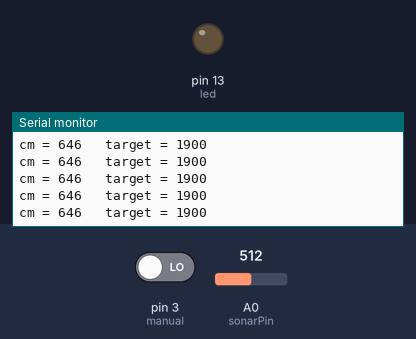
Recording of a sketch running on a simulated Arduino Uno, built with avr-gcc and run on an emulated ATmega328P. Parts: output pins drawn as LEDs (lit = HIGH), the last lines printed to the serial monitor. The inputs (shaded band) are chosen by the test bench; at power-on: A0 (sonarPin) = 512, pin 3 (manual) LOW.

Above: at 1.2 s.
1.3 s: A0 (sonarPin) set to 484
At 2.2 s:
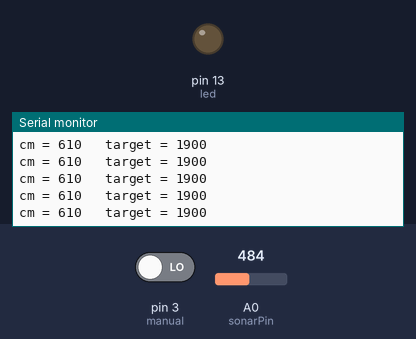
4.3 s: A0 (sonarPin) set to 455
At 5.4 s:
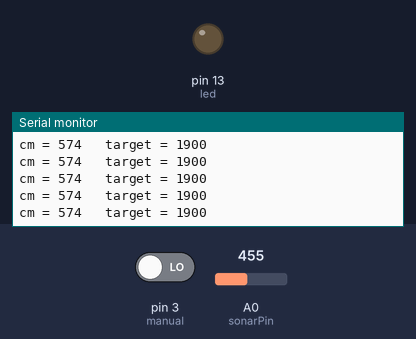
5.8 s: A0 (sonarPin) set to 423
At 6.9 s:
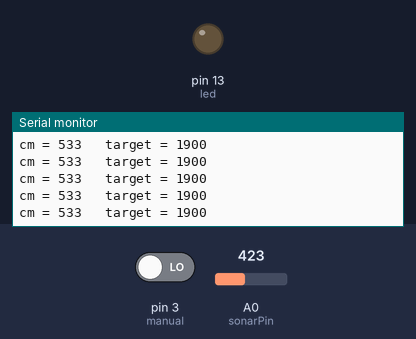
8.8 s: A0 (sonarPin) set to 408
At 9.5 s:
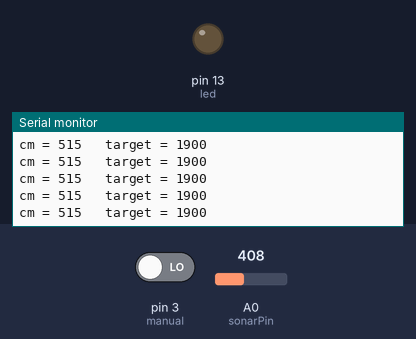
10.3 s: A0 (sonarPin) set to 379
At 11.2 s:
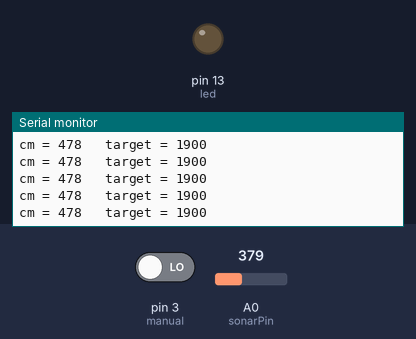
13.3 s: A0 (sonarPin) set to 354
At 14.4 s:
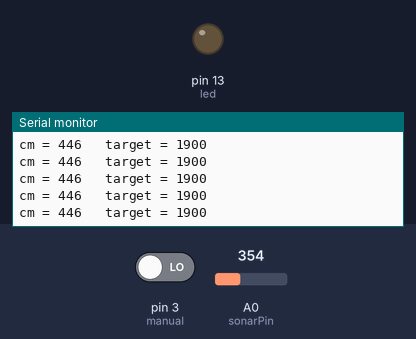
Timing chart, 0 to 15.8 s (numbered marks = the images above; inputs shaded):
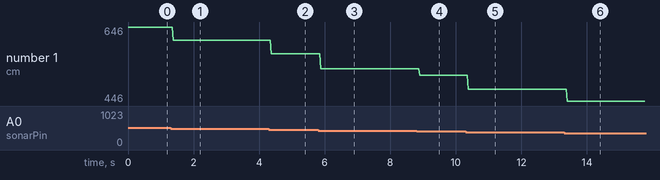

The sketch:

delta.ino
```cpp
///////////////////////////////////////////////////////////
//                                                       //
//  WARNING: this machine has the manual switch broken   //
//                                                       //
///////////////////////////////////////////////////////////

/*
    Actor - Reactor

    amereida
    phalène
    latin
    america

    documenta14 ~ 2017

*/


#include <AccelStepper.h>

/////////////////////// MEASUREMENTS TO ADJUST ////////////////////

int minDist = 100;      // (cm) minimum sensitivity
int maxDist = 420;      // (cm) max sensitivity - sensor max is 640
int minSteps = 0;       // minimal run
int maxSteps = 1900;    // **ADJUST** stepper maximum range (1mt = 5092)
int variation = 50;     // minimal distance variation for activating the motor
int waitingTime = 1500; // loop count for returning to zero

// inverted = less distance to sensor, more pull of the cable
boolean inverted = true;

////////////////////////// CALCULATIONS /////////////////////////////////

int securitySteps = 100;                  // minimum security steps
int minSecuritySteps = securitySteps;
int maxSecuritySteps = maxSteps - securitySteps;
int target  = 0;                          // current target
int ptarget = 0;                          // previous target
boolean flag;                             // manual flag
int count;                                // counter

////////////////////////// STEPPER MOTOR ////////////////////////////////

AccelStepper stepper(2, 9, 8);   // LIB ACCEL

/////////////////// DINSTANCE ///////////////////////////////////////////

float Inch        = 0.00;
int   cm          = 0;
int   pcm         = cm; // previous reading in centimetres
int   cmPrev      = 0;
int   sonarPin    = A0;
int   sensorValue;

////////////////// BUTTONS //////////////////////////////////////////////

int cw          = 11;   // pin boton para accionar en sentido cw
int ccw         = 12;   // pin boton para accionar en sentido ccw
int manual      = 3;    // pin boton manual
int led         = 13;   // led de modo manual o automatico
int R;                  // variable de almacenamiento del boton cw
int AR;                 // variable de almacenamiento del boton ccw
boolean mode;
boolean moving;


void setup() {
  pinMode(sonarPin, INPUT);
  Serial.begin(9600);
  pinMode(cw, INPUT);
  pinMode(ccw, INPUT);
  pinMode(manual, INPUT);
  pinMode(led, OUTPUT);

  ////////////////////////////////////////////////////////////////////////
  //////////////////////////  MOTOR SETUP  ///////////////////////////////
  ////////////////////////////////////////////////////////////////////////

  stepper.setMaxSpeed(200.0);
  stepper.setSpeed(100.0);
  stepper.setAcceleration(3000.0);

  ///////////////////////////////////////////////////////////////////////
  ///////////////////////////////////////////////////////////////////////
  ///////////////////////////////////////////////////////////////////////

  readSonar();
  flag = false; // for returning to automatic mode and equilizing values
  moving = false; // not moving yet
  count = 0;
}


void loop() {

  // check mode, read switch
  mode = digitalRead(manual);

  // automatic mode: moving from sonar input

  // if (mode == 0) {
  modeAutomatic();
  // }

  //else if (mode == 1) {
  // manual mode, setting up mottor with buttons
  // modeManual();
  //}
}
```

functions.ino
```cpp
void readSonar() {
  pcm = cm;
  sensorValue = analogRead(sonarPin);
  Inch = (sensorValue * 0.497);
  cm = Inch * 2.54;
}

boolean delta(int val) {
  if (abs(stepper.currentPosition() - target) > val) {
    return true;
  } else {
    return false;
  }
}

boolean disrrupted() {
  if (abs(cm - pcm) > variation) {
    return true;
  } else {
    return false;
  }
}

void calcTargetStep() {
  if (!inverted) {
    target = map(cm, minDist, maxDist, maxSteps, minSteps);
  } else {
    target = map(cm, minDist, maxDist, minSteps, maxSteps);
  }
  target = constrain(target, minSteps, maxSteps);
}

void roll(int newPosition) {
  stepper.runToNewPosition(newPosition);
}

void modeAutomatic() {

  digitalWrite(led, LOW); // turn off led light

  readSonar();

  if (flag) {
    // when returning to auto mode recalibrate distances
    Serial.println("Recalibrating limit and returning to zero................");

    flag = false; // remove this flag so only do it once

    // recalibrate program
    maxSteps = stepper.currentPosition();
    stepper.runToNewPosition(0);

    // define targets
    ptarget = target;
    target = stepper.currentPosition();
  }

  if (!moving) {

    count++;
    if (count > waitingTime) {
      count = 0;
      Serial.println("************ zzzzzz ************");
      Serial.println("returning to zero");
      stepper.runToNewPosition(0);
    }

    calcTargetStep();

    if (disrrupted()) {
      moving = true;
      Serial.println("************* tilt! ************");
      Serial.print("going to ");
      Serial.println(target);
      stepper.runToNewPosition(target);
    } else {
      moving = false;
    }
  } else {
    if (!stepper.run()) {
      moving = false;
    }
  }
  printAuto(); // print to Serial for debugging
}

void modeManual() {
  moving = false;
  delayMicroseconds(10);

  flag = true; // entering manual mode

  digitalWrite(led, HIGH); // led on

  R = digitalRead(cw);
  AR = digitalRead(ccw);

  if (AR == 0 && R == 0) {
    readSonar();
  } else if (AR == 0 && R == 1) {
    target += securitySteps; // * 800 is a whole turn
  } else if (AR == 1 && R == 0) {
    target -= securitySteps;
  }
  if (AR != R) { /* if buttons are differently pressed */
    // target = constrain(target, 0, maxSteps);
    roll(target);
  }
  mode = digitalRead(manual);
  printManual();
}

void printAuto() {
  Serial.print("cm = ");
  Serial.print(cm);
  Serial.print("\t target = ");
  Serial.println(target);
}

void printManual() {
  Serial.print("distance = ");
  Serial.print(cm);
  Serial.print(" cm \t");
  Serial.print("step = ");
  Serial.print(stepper.currentPosition());
  Serial.println("\t (in manual mode)");
}
```

Measured:
- after the input at 1.3 s, the serial monitor: prints a new line after 0.08 s (image 1)
- after the input at 4.3 s, the serial monitor: prints a new line after 0.07 s (image 2)
- after the input at 5.8 s, the serial monitor: prints a new line after 0.08 s (image 3)
- after the input at 8.8 s, the serial monitor: prints a new line after 0.09 s (image 4)
- after the input at 10.3 s, the serial monitor: prints a new line after 0.07 s (image 5)
- after the input at 13.3 s, the serial monitor: prints a new line after 0.09 s (image 6)
- plotted number 1: 646 → 610 after the input at 1.3 s, 610 → 574 after the input at 4.3 s, 574 → 533 after the input at 5.8 s, 533 → 515 after the input at 8.8 s, 515 → 478 after the input at 10.3 s
